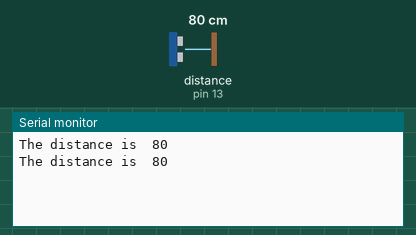
This sketch was run on a simulated Arduino Uno, built with avr-gcc and run on an emulated ATmega328P. Parts: the last lines printed to the serial monitor. The test bench sets the inputs (shaded band); at power-on: distance to the obstacle (sensor on pin 13) 80 cm.

Above: at 3.8 s.
3.9 s: distance to the obstacle (sensor on pin 13) set to 2 cm
At 5.6 s:
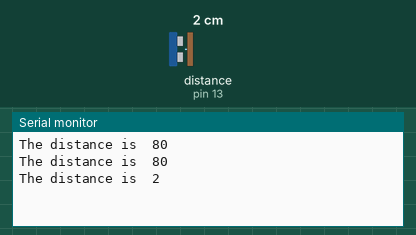
6.7 s: distance to the obstacle (sensor on pin 13) set to 4 cm
At 8.4 s:
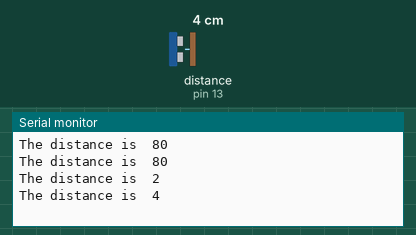
Timing chart, 0 to 9.9 s (numbered marks = the images above; inputs shaded):
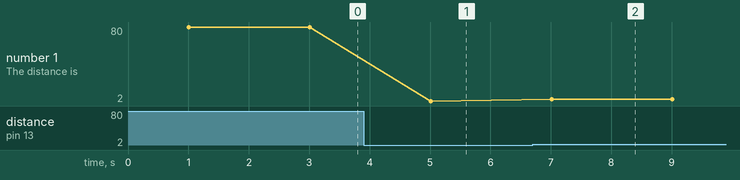

Measured:
- after the input at 3.9 s, the serial monitor: prints a new line after 1.1 s (image 1)
- after the input at 6.7 s, the serial monitor: prints a new line after 0.31 s (image 2)
- plotted number 1: 80 → 2 after the input at 3.9 s, 2 → 4 after the input at 6.7 s

The sketch:

Sense.ino
```cpp
#include "Ultrasonic.h"
#define SENSEPIN 13

Ultrasonic ultrasonic(SENSEPIN);
int dist;

void setup() {
  // put your setup code here, to run once:
  Serial.begin(9600);
}

void loop() {
  // put your main code here, to run repeatedly:
  delay(1000);
  dist = ultrasonic.MeasureInCentimeters();
  Serial.print("The distance is\t");
  Serial.print(dist, DEC);
  Serial.print("\n");
  delay(1000);
}
```
